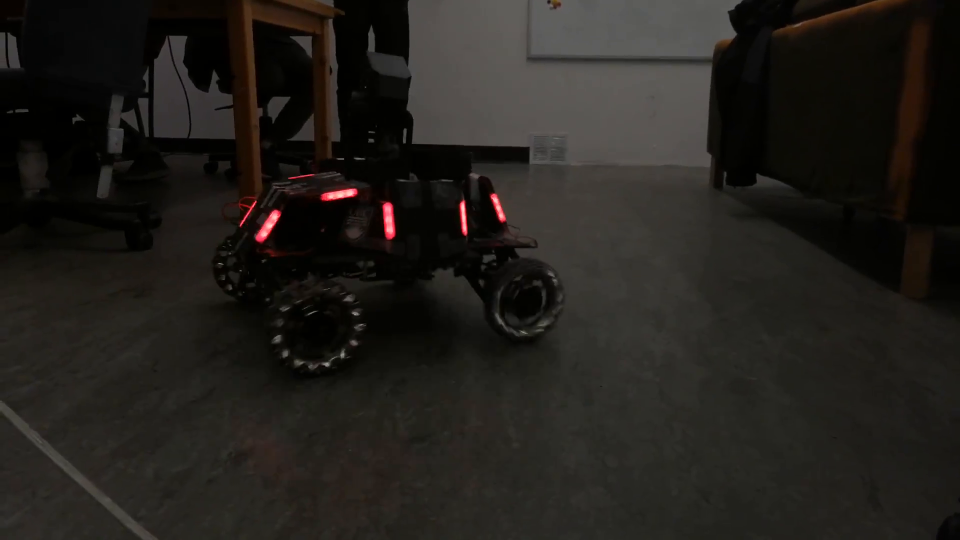
#> input picture frame 30 of data/panel_footage/robot_0.mp4, 1920 x 1080 px, given in place of Red_LightsOff_Rotating.mov, which was not available (shown at 1/2 size)
$ python videoAnalyzer.py
#> lines starting #> are read from the running program, lines starting #| are printed output that depends on the picture; pictures that were not available may be replaced by others from this repository, and a replacement may not be noted
from scipy.signal import find_peaks
import cv2
from math import sin, cos, tan
from constants import *
import matplotlib.pyplot as plt


# copied from frameAnalyzer - modified
# calculate and return a normalized sum of grayscale pixel values
# over defined mask at given angle
# most of the code in this function is to specify the area covered by mask at given angle
def calcLumVal(frame, angle):
    theta = angle * DEG_TO_RAD
    def boundLeft(x):
        bound = round(RAD_RUNE - (x+0.5-RAD_RUNE)/tan(theta) - WIDTH_HALF_MASK/sin(theta))
        if 180 <= angle < 360:
            bound -= 1
        return bound
    def boundRight(x):
        bound = round(RAD_RUNE - (x+0.5-RAD_RUNE)/tan(theta) + WIDTH_HALF_MASK/sin(theta))
        if 0 <= angle < 180:
            bound -= 1
        return bound
    def boundTop(x):
        bound = round(RAD_RUNE + (x+0.5-RAD_RUNE)*tan(theta) - RAD_MAX_MASK/cos(theta))
        if 90 <= angle < 270:
            bound -= 1
        return bound
    def boundBottom(x):
        bound = round(RAD_RUNE + (x-RAD_RUNE)*tan(theta) - RAD_MIN_MASK/cos(theta))
        if 0 <= angle < 90 or 270 <= angle < 360:
            bound -= 1
        return bound

    def xMin():
        if 0 <= angle < 90:
            value = round(RAD_RUNE + RAD_MIN_MASK*sin(theta) - WIDTH_HALF_MASK*cos(theta))
        elif 90 <= angle < 180:
            value = round(RAD_RUNE + RAD_MIN_MASK*sin(theta) + WIDTH_HALF_MASK*cos(theta))
        elif 180 <= angle < 270:
            value = round(RAD_RUNE + RAD_MAX_MASK*sin(theta) + WIDTH_HALF_MASK*cos(theta))
        elif 270 <= angle < 360:
            value = round(RAD_RUNE + RAD_MAX_MASK*sin(theta) - WIDTH_HALF_MASK*cos(theta))
        return value
    def xMax():
        if 0 <= angle < 90:
            value = round(RAD_RUNE + RAD_MAX_MASK*sin(theta) + WIDTH_HALF_MASK*cos(theta))
        elif 90 <= angle < 180:
            value = round(RAD_RUNE + RAD_MAX_MASK*sin(theta) - WIDTH_HALF_MASK*cos(theta))
        elif 180 <= angle < 270:
            value = round(RAD_RUNE + RAD_MIN_MASK*sin(theta) - WIDTH_HALF_MASK*cos(theta))
        elif 270 <= angle < 360:
            value = round(RAD_RUNE + RAD_MIN_MASK*sin(theta) + WIDTH_HALF_MASK*cos(theta))
        return value - 1
    def yMin(x):
        if angle == 0:
            return boundTop(x)
        elif 0 < angle < 90:
            return max(boundLeft(x), boundTop(x))
        elif angle == 90:
            return boundLeft(x)
        elif 90 < angle < 180:
            return max(boundBottom(x), boundLeft(x))
        elif angle == 180:
            return boundBottom(x)
        elif 180 < angle < 270:
            return max(boundRight(x), boundBottom(x))
        elif angle == 270:
            return boundRight(x)
        elif 270 < angle < 360:
            return max(boundTop(x), boundRight(x))
    def yMax(x):
        if angle == 0:
            return boundBottom(x)
        elif 0 < angle < 90:
            return min(boundBottom(x), boundRight(x))
        elif angle == 90:
            return boundRight(x)
        elif 90 < angle < 180:
            return min(boundRight(x), boundTop(x))
        elif angle == 180:
            return boundTop(x)
        elif 180 < angle < 270:
            return min(boundTop(x), boundLeft(x))
        elif angle == 270:
            return boundLeft(x)
        elif 270 < angle < 360:
            return min(boundLeft(x), boundBottom(x))

    lumSum = 0
    cntPixels = 0
    for x in range(xMin(), xMax()+1):
        for y in range(yMin(x), yMax(x)+1):
            cntPixels += 1
            if BOOL_RUN_CALIB:
                roiCalib[y][x] = 0
            if frame[y][x] >= LUM_THRESH_MASK:
                lumSum += frame[y][x]
    return lumSum/cntPixels


# copied from frameAnalyzer - modified
# find panels and their states and properties from luminosity values
def findPanels(lumVals):
    # checks if there is a peak in neighbourhood of new angle
    def isPeakInNbhd(newAngle, angles):
        isPeak = False
        for angle in angles:
            if 0 <= (newAngle - angle) % 360 <= ANGLE_NBHD or -ANGLE_NBHD <= newAngle - angle - 360 < 0:
                isPeak = True
                break
        return isPeak

    # find peaks in luminosity values corresponsing to panels that are activating/activated
    # correct for peaks at boundaries
    lumValsPeak = lumVals + lumVals[0:CNT_INC_SPACING]
    peaks, properties = find_peaks(lumValsPeak, height=(LUM_THRESH_NOISE, None), distance=CNT_INC_DIST_THRESH)

    if len(peaks) == 0:
        return None, None, [STATE_INACTIVE] * CNT_PANELS

    anglePanels, lumPanels, statePanels = [], [], []
    for peak in peaks:
        if (peak <= CNT_INC_FULL and
            not (peak in range(CNT_INC_SPACING-2) and not (peak+CNT_INC_FULL) in peaks)):
            anglePanels += [(int(peak) * ANGLE_INC) % 360]
            lumPanels += [lumVals[int(peak) % CNT_INC_FULL]]
            statePanels += [STATE_ACTIVATED]

    # find the panel that is activating
    indexMin = min(range(len(lumPanels)), key=lumPanels.__getitem__)
    statePanels[indexMin] = STATE_ACTIVATING

    # compute angle of panels that are off
    # it is required that there is at least one activating/activated panel
    cntPanels = len(anglePanels)

    if cntPanels > CNT_PANELS:
        if BOOL_SHOW_PLOT:
            plotPlates(lumVals, anglePanels, lumPanels, statePanels)

    while cntPanels < CNT_PANELS:
        angleOff = anglePanels[0]
        angleOffAdjust = 0
        while isPeakInNbhd(angleOff, anglePanels):
            angleOff = (angleOff + ANGLE_SPACING) % 360
        for angle in anglePanels[0:]:
            angleOffAdjust += angle - angleOff

        angleOffAdjust = angleOffAdjust % ANGLE_SPACING
        if ANGLE_SPACING - ANGLE_NBHD * cntPanels < angleOffAdjust < ANGLE_SPACING:
            angleOffAdjust -= ANGLE_SPACING
        angleOffAdjust = angleOffAdjust / cntPanels
        angleOff += round(angleOffAdjust / ANGLE_INC) * ANGLE_INC
        angleOff = angleOff % 360

        anglePanels += [angleOff]
        lumPanels += [lumVals[int(angleOff / ANGLE_INC)]]
        statePanels += [STATE_INACTIVE]
        cntPanels += 1

    return anglePanels, lumPanels, statePanels


# plot the luminosity values and plate info for debugging
def plotPlates(lumVals, anglePanels, lumPanels, statePanels):
    angleVals = range(0, 360, ANGLE_INC)
    plt.plot(angleVals, lumVals)
    for angle, lum, state in zip(anglePanels, lumPanels, statePanels):
        if state == STATE_ACTIVATED:
            pointsActivated, = plt.plot(angle, lum, MARKER_ACTIVATED,
                mfc=CLR_MARKER_STATE, mec=CLR_MARKER_STATE, label=LABEL_ACTIVATED)
        elif state == STATE_ACTIVATING:
            pointsActivating, = plt.plot(angle, lum, MARKER_ACTIVATING,
                mfc=CLR_MARKER_STATE, mec=CLR_MARKER_STATE, label=LABEL_ACTIVATING)
        elif state == STATE_INACTIVE:
            pointsInactive, = plt.plot(angle, lum, MARKER_INACTIVE,
                mfc=CLR_MARKER_STATE, mec=CLR_MARKER_STATE, label=LABEL_INACTIVE)

    handles = []
    if STATE_ACTIVATED in statePanels:
        handles += [pointsActivated]
    if STATE_ACTIVATING in statePanels:
        handles += [pointsActivating]
    if STATE_INACTIVE in statePanels:
        handles += [pointsInactive]

    plt.plot(angleVals, [LUM_THRESH_NOISE] * CNT_INC_FULL, CLR_THRESH)
    plt.xlabel(LABEL_X)
    plt.ylabel(LABEL_Y)
    plt.legend(handles=handles)
    plt.show()


# set up feed from given video file
feed = cv2.VideoCapture(PATH_IN_VID + NAME_IN_VID)
# set up output video file write
if BOOL_WRITE_VID:
    fourcc = cv2.VideoWriter_fourcc(*FORMAT_OUT_VID)
    videoOut = cv2.VideoWriter(PATH_OUT_VID + NAME_OUT_VID, fourcc, FR_RATE_OUT_VID, SIZE_OUT_VID)

while feed.isOpened():
    ret, frame = feed.read()
#> frame is the input picture: shape (1080, 1920, 3); mean B, G, R 27.9, 31.9, 34.7
    if not ret:
        break
    frame = cv2.resize(frame, (0,0), fx=SCALE_FACTOR_VID, fy=SCALE_FACTOR_VID)
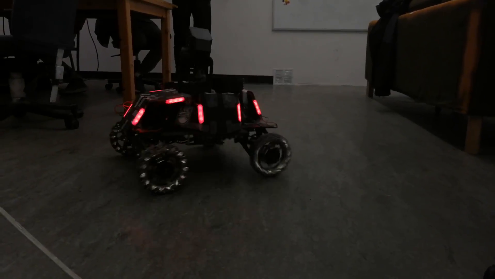
#> frame: shape (279, 495, 3); mean B, G, R 27.9, 31.9, 34.7
    # cropping region of interest that contains the rune/wheel only from video
    roi = frame[COORDS_RUNE_CNTR_VID[1] - RAD_RUNE : COORDS_RUNE_CNTR_VID[1] + RAD_RUNE,
        COORDS_RUNE_CNTR_VID[0] - RAD_RUNE : COORDS_RUNE_CNTR_VID[0] + RAD_RUNE]
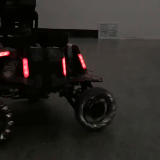
#> roi: shape (160, 160, 3); mean B, G, R 34.5, 38.2, 41.6
    roi = cv2.cvtColor(roi, cv2.COLOR_BGR2GRAY)
#> roi: shape (160, 160)
    if BOOL_RUN_CALIB:
        roiCalib = roi.copy()

    # obtain luminosity values for all angles
    lumVals = []
    angleVals = range(0, 360, ANGLE_INC)
    for angle in angleVals:
        lumVals += [calcLumVal(roi, angle)]
        if BOOL_RUN_CALIB:
            cv2.circle(roiCalib, (RAD_RUNE, RAD_RUNE), RAD_CIRCLE_CALIB, CLR_CIRCLE_CALIB, -1)
            cv2.imshow(TITLE_WINDOW_CALIB, roiCalib)
            cv2.waitKey(DELAY_CALIB_MS)
#> this loop made 180 passes
#> lumVals on passes 1 to 3: [0], [0, 0], [0, 0, 0]
#> after the loop, lumVals = 180 values from 0 to 0

    # obtain angle, luminosity value and state of all five panels
    anglePanels, _, statePanels = findPanels(lumVals)
#> in findPanels, `lumValsPeak = lumVals + lumVals[0:CNT_INC_SPACING]`: lumValsPeak = 216 values from 0 to 0
#> in findPanels, `peaks, properties = find_peaks(lumValsPeak, height=(LUM_THRESH_NOISE, ..`: peaks = empty array; properties = {'peak_heights': empty array}
#> statePanels = ['-', '-', '-', '-', '-']

    # indicate the activating cell with a marker
    if anglePanels != None:
        for i in range(CNT_PANELS):
            if statePanels[i] == STATE_ACTIVATING:
                angleAim = anglePanels[i]
        coordsAim = (int(COORDS_RUNE_CNTR_VID[0] + RAD_TARGET * sin(angleAim * DEG_TO_RAD)),
            int(COORDS_RUNE_CNTR_VID[1] - RAD_TARGET * cos(angleAim * DEG_TO_RAD)))
        #cv2.circle(frame, coordsAim, RAD_CIRCLE_AIM, CLR_CIRCLE_AIM, -1)
        cv2.line(frame, (coordsAim[0], 0), (coordsAim[0], SIZE_IN_VID[1]), CLR_CIRCLE_AIM, 1)
        cv2.line(frame, (0, coordsAim[1]), (SIZE_IN_VID[0], coordsAim[1]), CLR_CIRCLE_AIM, 1)

    # display simulation of algorithm running on video
    if not BOOL_RUN_CALIB:
        cv2.imshow(TITLE_WINDOW_VID, frame)
        if BOOL_WRITE_VID:
            videoOut.write(frame)
        cv2.waitKey(DELAY_VID_MS)

feed.release()
cv2.destroyAllWindows()

$ run again, starting later in the video
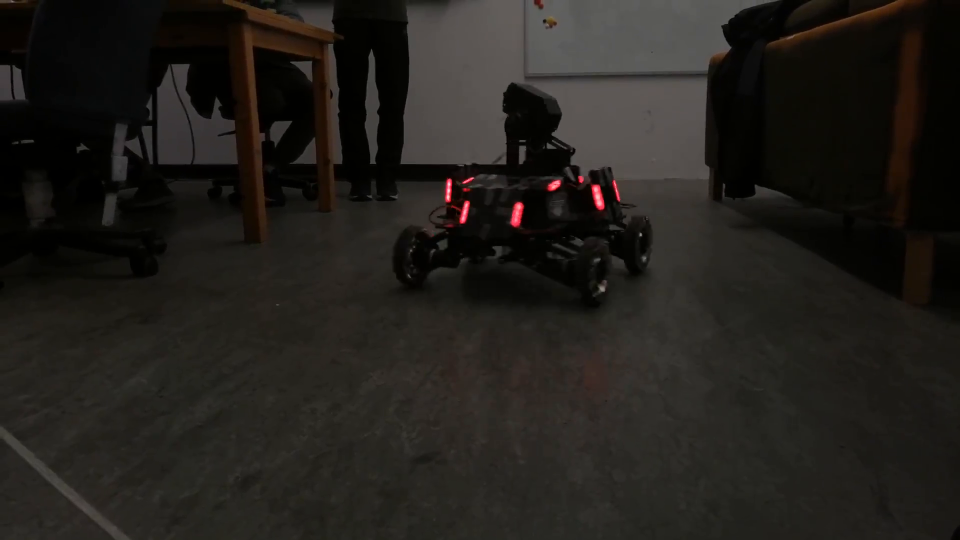
#> input picture frame 135 of data/panel_footage/robot_0.mp4, 1920 x 1080 px, given in place of Red_LightsOff_Rotating.mov, which was not available (shown at 1/2 size)
#> frame is the input picture: shape (1080, 1920, 3); mean B, G, R 27.7, 31.8, 34.6
#> `frame = cv2.resize(frame, (0,0), fx=SCALE_FACTOR_VID, fy=SCALE_FACTOR_..`:
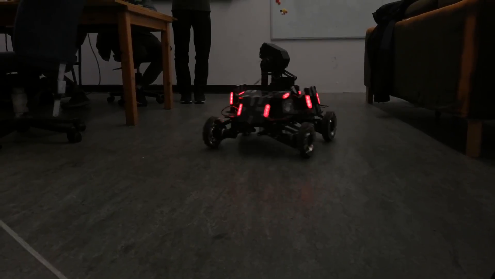
#> frame: shape (279, 495, 3); mean B, G, R 27.7, 31.8, 34.6
#> `roi = frame[COORDS_RUNE_CNTR_VID[1] - RAD_RUNE : COORDS_RUNE_CNTR_VID[..`:
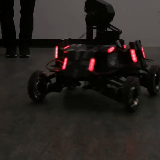
#> roi: shape (160, 160, 3); mean B, G, R 32, 35.4, 40.3
#> the loop `for angle in angleVals:` made 180 passes
#> lumVals on passes 1 to 3: [0], [0, 0], [0, 0, 0]
#> after the loop `for angle in angleVals:`: lumVals = 180 values from 0 to 0
#> lumValsPeak = 216 values from 0 to 0
#> peaks = empty array; properties = {'peak_heights': empty array}
#> statePanels = ['-', '-', '-', '-', '-']

$ run again, starting later in the video
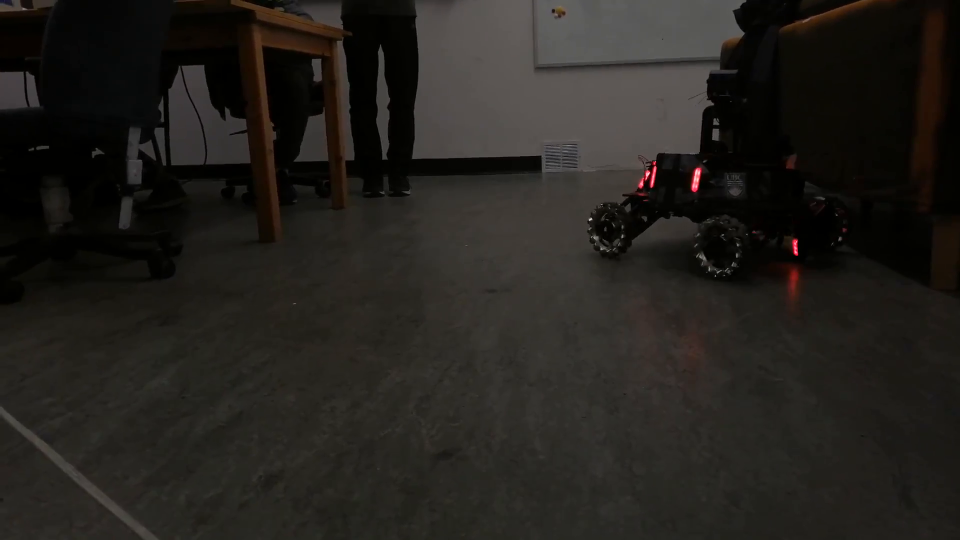
#> input picture frame 240 of data/panel_footage/robot_0.mp4, 1920 x 1080 px, given in place of Red_LightsOff_Rotating.mov, which was not available (shown at 1/2 size)
#> frame is the input picture: shape (1080, 1920, 3); mean B, G, R 29.4, 33.5, 36.1
#> `frame = cv2.resize(frame, (0,0), fx=SCALE_FACTOR_VID, fy=SCALE_FACTOR_..`:
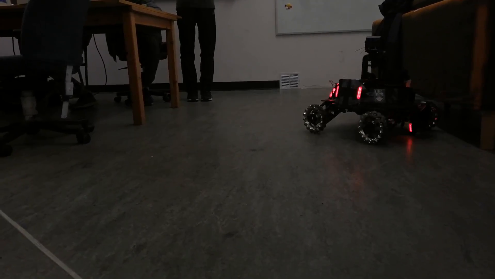
#> frame: shape (279, 495, 3); mean B, G, R 29.4, 33.5, 36.1
#> `roi = frame[COORDS_RUNE_CNTR_VID[1] - RAD_RUNE : COORDS_RUNE_CNTR_VID[..`:
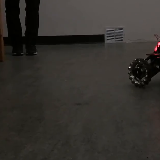
#> roi: shape (160, 160, 3); mean B, G, R 45, 49.3, 52.5
#> the loop `for angle in angleVals:` made 180 passes
#> lumVals on passes 1 to 3: [0], [0, 0], [0, 0, 0]
#> after the loop `for angle in angleVals:`: lumVals = 180 values, max 2.49 at index 38, min 0 at index 0, mean 0.0413
#> lumValsPeak = 216 values, max 2.49 at index 38, min 0 at index 0, mean 0.0344
#> peaks = empty array; properties = {'peak_heights': empty array}
#> statePanels = ['-', '-', '-', '-', '-']
